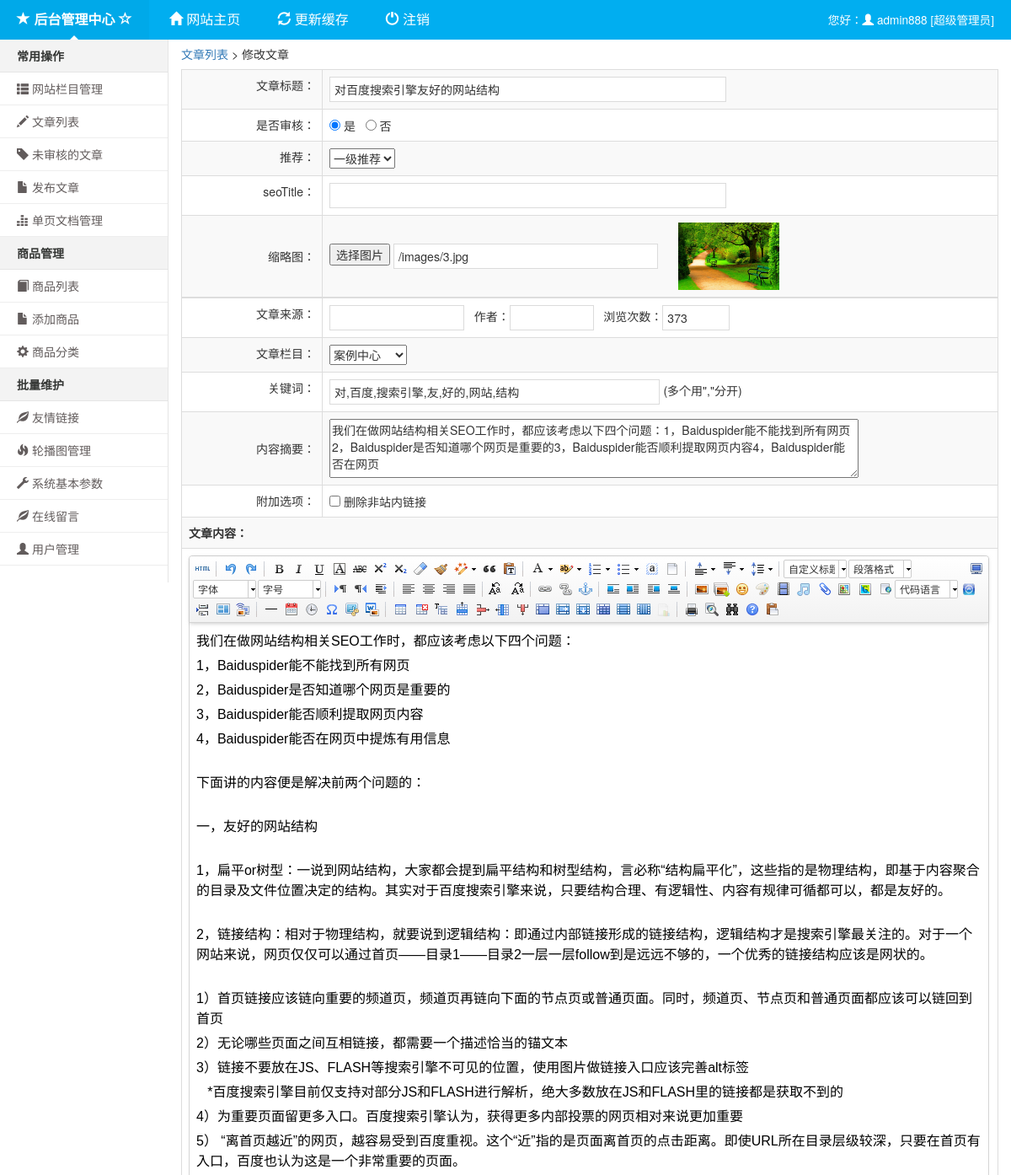
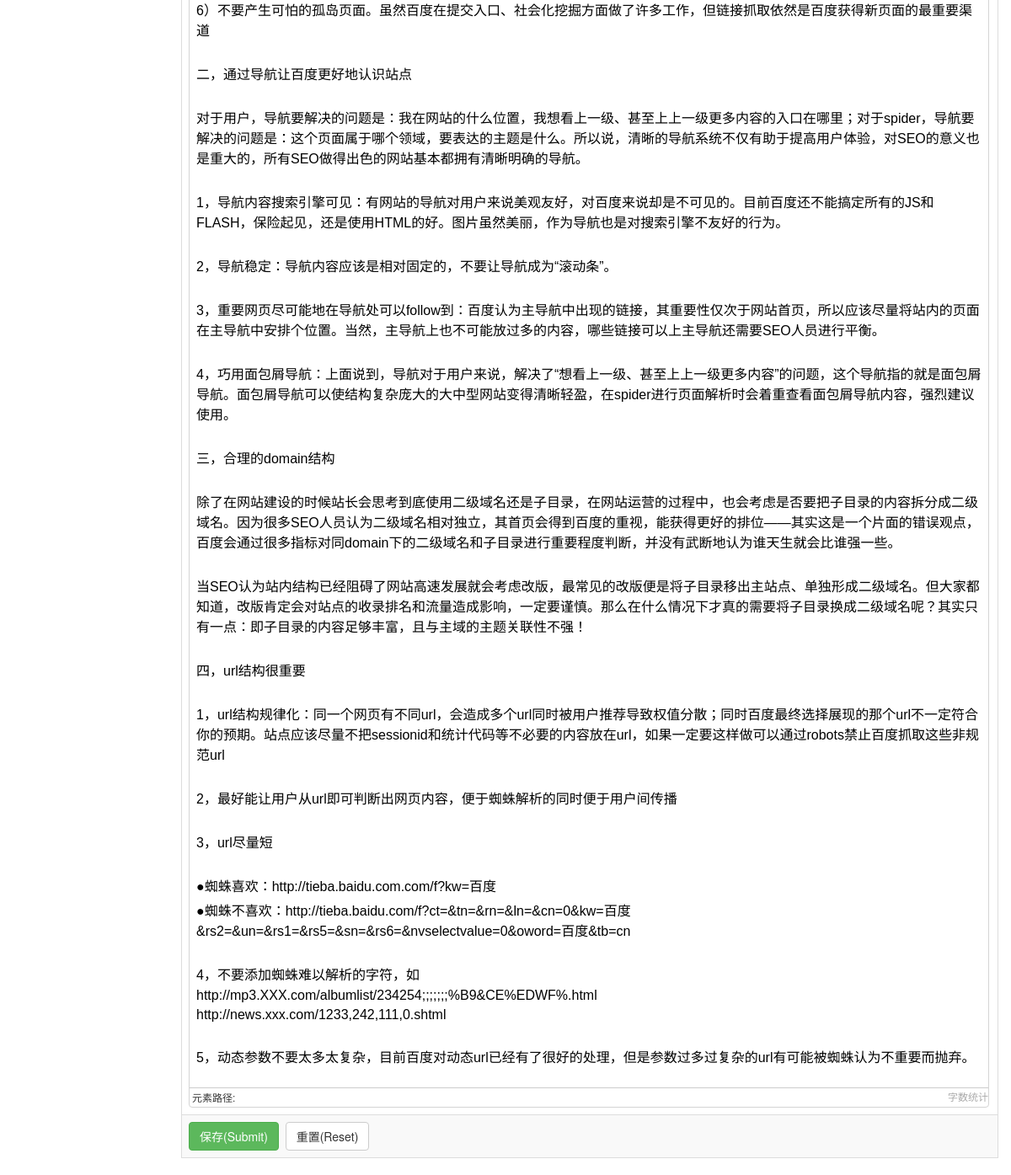
The page /fladmin/article_edit.php?id=2 (signed in) on the database its author committed (2 pictures, top to bottom).
### tables this page shows
CREATE TABLE `fl_article` (
  `id` int(11) NOT NULL AUTO_INCREMENT,
  `typeid` smallint(5) NOT NULL COMMENT '栏目id',
  `tuijian` tinyint(1) DEFAULT '0' COMMENT '推荐等级',
  `click` mediumint(8) DEFAULT '0' COMMENT '点击量',
  `title` varchar(150) NOT NULL DEFAULT '' COMMENT '标题',
  `body` mediumtext COMMENT '内容',
  `writer` char(20) DEFAULT '' COMMENT '作者',
  `source` char(30) DEFAULT '' COMMENT '来源',
  `litpic` varchar(100) DEFAULT '' COMMENT '缩略图',
  `pubdate` int(11) DEFAULT '0' COMMENT '更新时间',
  `addtime` int(11) DEFAULT '0' COMMENT '添加时间',
  `keywords` char(60) DEFAULT '' COMMENT '关键词',
  `seotitle` varchar(150) DEFAULT '' COMMENT 'seo标题',
  `description` varchar(255) DEFAULT '' COMMENT '描述',
  `ischeck` tinyint(1) DEFAULT '0' COMMENT '是否审核，默认0审核',
  `typeid2` smallint(5) DEFAULT '0' COMMENT '副栏目id',
  `user_id` int(10) DEFAULT NULL COMMENT '是谁发布的',
  PRIMARY KEY (`id`)
);

### class/db.class.php (called while the page is built, shortened)
<?php
class db
{
    private $link_id;
    public function __construct()
    {
        $this->time = $this->microtime_float();
        $port      = DB_PORT;
        $localhost = $port ? DB_HOST.':'.$port : DB_HOST;
    }
    public function where($param)
    {
        $We=$limit=$order=$like='';
        if(isset($param))
        {
            if(isset($param['where']) && !empty($param['where']))
            {
                if(is_array($param['where']))
                {
                    foreach($param['where'] as $k=>$v)
                    {
						if (!is_numeric($v))
						{
							$v = "'" . mysql_real_escape_string($v) . "'";
						}
                        $We[] = $k.'='.$v;
                    }
                    $We = ' WHERE '.implode(' AND ',$We);
                }
                else
                {
                    $We = ' WHERE '.$param['where'];
                }
            }
            if(isset($param['order']))
            {
                $order=' ORDER BY '.$param['order'];
            }
        }
        return $We.' '.$like.' '.$order.' '.$limit;
    }
    public function select($tab ,$param ,$field='*')
    {
        $arr = array();
        $force = '';
        $sqlStr = $this->where($param);
        $sql    = "SELECT $field FROM ".DB_PRE."$tab $force $sqlStr";
        $result = $this->query($sql);
        while(!!$a = mysql_fetch_assoc($result))
        {
			foreach ($a as $key => $value)
			{
                $a[$key] = stripslashes($value);
            }
            $arr[] = $a;
        }
        return $arr;
    }
    public function find($tab, $param, $field='*')
    {
        $force = '';
        $We = $this->where($param);
        $sql="SELECT ".$field." FROM ".DB_PRE."$tab $force $We limit 1";
        $result=$this->query($sql);
        $data = mysql_fetch_assoc($result);
        if(!empty($data))
        {
            foreach ($data as $key => $value)
            {
                $data[$key] = stripslashes($value);
            }
        }
        return $data ? $data : array();
    }
	private function connect($dbhost, $dbuser, $dbpw, $dbname, $pconnect = 0,$charset='utf8')
    {
		if( $pconnect==0 )
        {
			$this->link_id = @mysqli_connect($dbhost, $dbuser, $dbpw, true);
			if(!$this->link_id)
            {
				$this->halt("数据库连接失败");
			}
		}
        else
        {
			$this->link_id = @mysql_pconnect($dbhost, $dbuser, $dbpw);
		}
	}
    public function query($sql)
    {
        $query = mysql_query($sql,$this->link_id);
        return $query;
    }
	public function free_result()
    {
		$void = func_get_args();
	}
	public function microtime_float()
    {
		list($usec, $sec) = explode(" ", microtime());
		return ((float)$usec + (float)$sec);
	}
}
?>

### common/config.php (called while the page is built, shortened)
<?php
$config['tuijian'] = array("0"=>"不推荐","1"=>"一级推荐","2"=>"二级推荐","3"=>"三级推荐","4"=>"四级推荐");
$config['template'] = ROOT_PATH.'template/';
$config['page_list_num'] = 15;
$config['template_edit'] = 0;
$config['sc_group_num'] = 300;
$config['ad_extime'] = 5;
$config['user_out_time'] = 30;
$config['login_num'] = 5;
$config['login_out_time'] = 120;
$config['is_admin_log'] = 1;
$config['search_isnull'] = 1;
$config['form_time'] = 10;
$config['book_out_time'] = 3600;
$config['book_out_time_num'] = 3;
$config['is_tags_chinese'] = 0;
$config['system_coding'] = 'utf-8';
$config['tags_page_num'] = 10;
$config['clickMax'] = array(10,100);
$config['search_time'] = 365;
$config['is_lmxcms_update'] = 1;
$config['q_dyform_filepath'] = 'file/dy';
$config['ueditor_dir'] = 'other/ueditor/';
$config['ueditor_out_sub'] = array('snapscreen','wordimage','insertvideo','scrawl','help');
require ROOT_PATH.'class/db.class.php';
require 'function.php';

### common/function.php (called while the page is built, shortened)
<?php
function imgmatch($url)
{
    $info = pathinfo($url);
    if (isset($info['extension']))
    {
        if (($info['extension'] == 'jpg') || ($info['extension'] == 'jpeg') || ($info['extension'] == 'gif') || ($info['extension'] == 'png'))
        {
            return true;
        }
        else
        {
            return false;
        }
    }
}
function get_category($modelname,$parent_id=0,$pad=0)
{
    $arr=array();
    $db = new db();
    $where['where']="reid=$parent_id";
    $where['order']="id asc";
    $cats = $db->select($modelname,$where);
    if($cats)
    {
        foreach($cats as $row)
        {
            $row['deep'] = $pad;
            if(get_category($modelname,$row["id"]))
            {
                $row['child'] = get_category($modelname,$row["id"],$pad+1);
            }
            $arr[] = $row;
        }
        return $arr;
    }
}
function tree($list,$pid=0)
{
    global $temp;
    if(!empty($list))
    {
        foreach($list as $v)
        {
            $temp[] = array("id"=>$v['id'],"deep"=>$v['deep'],"typename"=>$v['typename'],"reid"=>$v['reid'],"typedir"=>$v['typedir'],"addtime"=>$v['addtime']);
        }
    }
    return $temp;
}

### fladmin/article_edit.php (the view, shortened to what this page needs)
<?php
require '../common/config.php';
$db = new db();
if(!empty($_GET["id"])){$id = $_GET["id"];}else {$id="";}if(preg_match('/[0-9]*/',$id)){}else{exit;}
$where['where']="id=$id";
$post = $db->find("article",$where);
?>
<!DOCTYPE html><html><head><title>修改文章_后台管理</title><?php include 'header.php'; ?>
<div class="container-fluid">
<div class="row">
<div class="col-sm-3 col-md-2 sidebar"><?php include 'leftmenu.php'; ?></div>
<div class="col-sm-9 col-md-10 rightbox"><div id="mainbox">
<h5 class="sub-header"><a href="article_list.php">文章列表</a> > 修改文章</h5>
<form id="addarc" method="post" action="article_doedit.php" role="form" enctype="multipart/form-data" class="table-responsive">
<table class="table table-striped table-bordered">
<tbody>
    <tr>
        <td align="right">文章标题：</td>
        <td><input name="title" type="text" id="title" value="<?php echo $post["title"]; ?>" class="required" style="width:60%" placeholder="在此输入标题"><input style="display:none;" name="id" type="text" id="id" value="<?php echo $id; ?>"></td>
    </tr>
    <tr>
        <td align="right">是否审核：</td>
        <td>
			<input type="radio" value='0' name="ischeck" <?php if($post['ischeck']==0){ echo 'checked'; } ?>/>&nbsp;是&nbsp;&nbsp;
			<input type="radio" value='1' name="ischeck" <?php if($post['ischeck']==1){ echo 'checked'; } ?>/>&nbsp;否
		</td>
    </tr>
    <tr>
        <td align="right">推荐：</td>
        <td>
            <select name="tuijian" id="tuijian">
                <?php $tuijian = $config['tuijian'];
                for($i=0;$i<count($tuijian);$i++){if($i==$post["tuijian"]){?><option selected="selected" value="<?php echo $i; ?>"><?php echo $tuijian[$i]; ?></option>
                <?php }else{?><option value="<?php echo $i; ?>"><?php echo $tuijian[$i]; ?></option><?php }} ?>
            </select>
        </td>
    </tr>
    <tr>
        <td align="right">seoTitle：</td>
        <td><input name="seotitle" type="text" id="seotitle" value="<?php echo $post["seotitle"]; ?>" style="width:60%"></td>
    </tr>
    <tr>
        <td align="right" style="vertical-align:middle;">缩略图：</td>
        <td style="vertical-align:middle;"><button type="button" onclick="upImage();">选择图片</button> <input name="litpic" type="text" id="litpic" value="<?php echo $post["litpic"]; ?>" style="width:40%"> <img style="margin-left:20px;<?php if(empty($post["litpic"]) || !imgmatch($post["litpic"])){ echo "display:none;"; } ?>" src="<?php if(imgmatch($post["litpic"])){echo $post["litpic"];} ?>" width="120" height="80" id="picview"></td>
    </tr>
    <tr>
        <td align="right">文章来源：</td>
        <td colspan="2"><input name="source" type="text" id="source" style="width:160px" value="<?php echo $post["source"]; ?>" size="16">&nbsp;&nbsp; 作者：<input name="writer" type="text" id="writer" style="width:100px" value="<?php echo $post["writer"]; ?>">&nbsp;&nbsp; 浏览次数：<input type="text" name="click" id="click" value="<?php echo rand(200,500); ?>" style="width:80px;"></td>
    </tr>
    <tr>
        <td align="right">文章栏目：</td>
        <td>
            <select name="typeid" id="typeid">
                <?php $catlist = tree(get_category('arctype',0));foreach($catlist as $row){
                    if($row["id"]==$post["typeid"]){ ?>
                <option selected="selected" value="<?php echo $row["id"]; ?>"><?php for($i=0;$i<$row["deep"];$i++){echo "—";}echo $row["typename"]; ?></option>
                    <?php }else{ ?>
                <option value="<?php echo $row["id"]; ?>"><?php for($i=0;$i<$row["deep"];$i++){echo "—";}echo $row["typename"]; ?></option>
                <?php }} ?>
            </select>
        </td>
    </tr>
    <tr>
        <td align="right">关键词：</td>
        <td><input type="text" name="keywords" id="keywords" style="width:50%" value="<?php echo $post["keywords"]; ?>"> (多个用","分开)</td>
    </tr>
    <tr>
        <td align="right" style="vertical-align:middle;">内容摘要：</td>
        <td><textarea name="description" rows="5" id="description" style="width:80%;height:70px;vertical-align:middle;"><?php echo $post["description"]; ?></textarea></td>
    </tr>
    <tr>
        <td align="right">附加选项：</td>
        <td>
            <input name="dellink" type="checkbox" class="np" id="dellink" value="1">
            删除非站内链接
        </td>
    </tr>
    <tr>
        <td colspan="2"><strong>文章内容：</strong></td>
    </tr>
    <tr>
        <td colspan="2">
<script type="text/javascript">var ue = UE.getEditor('container',{maximumWords:100000,initialFrameHeight:320,enableAutoSave:false});</script></td>
    </tr>
    <tr>
        <td colspan="2"><button type="submit" class="btn btn-success" value="Submit">保存(Submit)</button>&nbsp;&nbsp;<button type="reset" class="btn btn-default" value="Reset">重置(Reset)</button><input type="hidden"></input></td>
    </tr>
</tbody></table></form>
</div></div></div></div>
</body></html>

### css/admin.css (style rules this page uses)
.sidebar { background-color:#fff;border-right:1px solid #e5e5e5;padding:0 }
input[type="text"],input[type="password"] { padding:4px 5px;vertical-align:middle;border:1px solid #DBDBDB; }
.sub-header { margin-top:10px;margin-bottom:10px; }

### rows shown on the page
fl_article: title "对百度搜索引擎友好的网站结构", ischeck "☑", tuijian "一级推荐", litpic "/images/3.jpg", litpic (picture), keywords "对,百度,搜索引擎,友,好的,网站,结构", description "我们在做网站结构相关SEO工作时，都应该考虑以下四个问题：1，Baiduspider能不能找到所有网页2，Baiduspider是否知道哪个网页是重要的3，Baiduspider能否顺利提取网页内容4，Baiduspider能否在网页"

### other values the page prints
$_SESSION['admin_user_info']['username'] "admin888"
$_SESSION['admin_user_info']['rolename'] "超级管理员"
form field typeid "案例中心"
